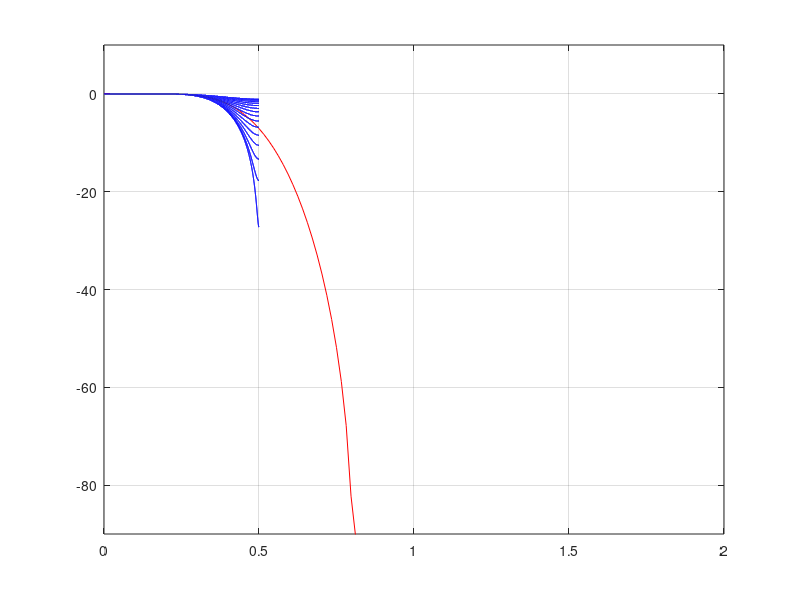
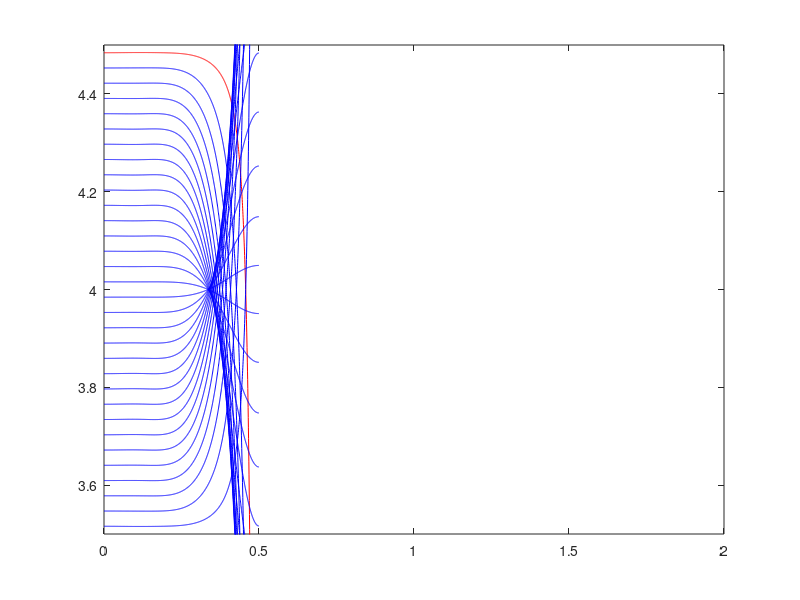
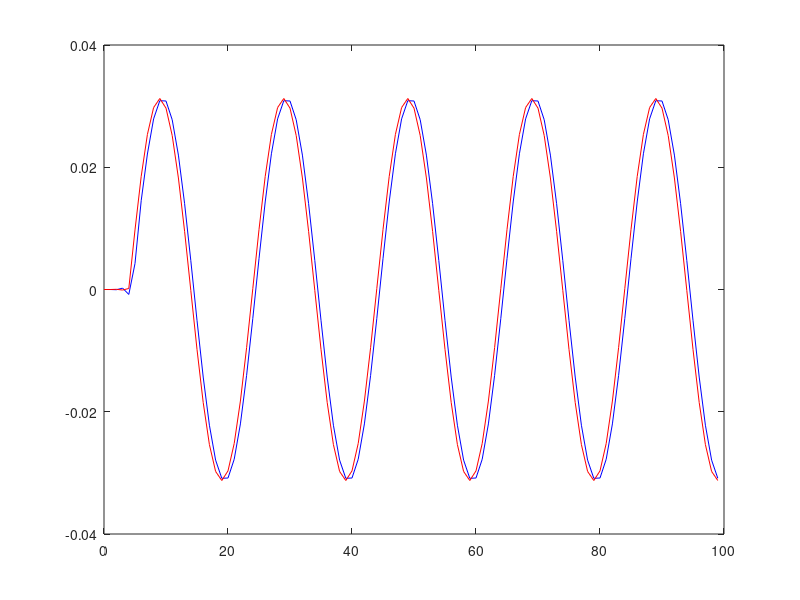

Write MATLAB code to recreate these figures, in order.
% This generates the filter coefficients for the resampler. The resampler accepts an
% input sample rate, fi, between of 2*fo > fi > fo, where fo is the output sample rate.

ds = 9;         % ds = data spread, fir taps used for each delay
ip = 32;        % ip = interpolation points, number of delays available within a sample
taps = ds*ip;   % total taps
order = taps-1;

fi = ip;        % fi is normalized to ip;
fn = fi/2;
fc = 0.5/fn;

writeFile = 0;

%win = chebwin(taps,50);
%win = nuttallwin(taps);
win = kaiser(taps,9);
%win = blackman(taps);
%win = gausswin(taps);
%win = bohmanwin(taps);
%win = tukeywin(taps,0.7);
h = fir1(order,fc,win);

[H w] = freqz(h,1,1024,fi);
%H = H/max(abs(H));
H = H + 1e-8;

% This is the undecimated response of the interpolation filter
figure(1);
plot(w,20*log10(abs(H)),'r'),grid
axis([0 2 -90 10]);


% Build the decimated response of each filter
decimator = kron(ones(1,ds),eye(ip));
gain = h*decimator';

hold on;
for i = (ip-ip):(ip-1)
    g = downsample(h,ip,i);
    [G w] = freqz(g,1,10240,fi/ip);
    %G = G/max(abs(G));
    G = G + 1e-8;
    plot(w,20*log10(ip*abs(G)),'b');
    end
hold off;

figure(2);

g = downsample(h,ip,0);
[G w] = grpdelay(g,1,1024,fi/ip);
plot(w,G,'r');
hold on;
for i = 1:(ip-1)
    g = downsample(h,ip,i);
    [G w] = grpdelay(g,1,1024,fi/ip);
    plot(w,G,'b');
    end
hold off;
axis([0 2 (ds/2 - 1) ds/2]);

k = 0:99;
x = sin(2*pi*(k)/20);
g = downsample(h,ip,0);
y = filter(g,1,x);
figure(3);
plot(k,y,'b');
hold on;
g = downsample(h,ip,16);
y = filter(g,1,x);
plot(k,y,'r');
hold off;


% Build the lookup table for the time offset calculation. It contains 1/x, where x
% is the input to the LUT.
x = 1:31;
x = ones(1,31)./x;
x = [1.0 x];
lut = round((2^17 - 1) .* x);
fid = fopen('reciprocalLut.coe','w');
fprintf(fid,'memory_initialization_radix=10;\n');
fprintf(fid,'memory_initialization_vector=\n');
fprintf(fid,'%d,\n',lut(1:31));
fprintf(fid,'%d;\n',lut(32));
fclose(fid);


if writeFile == 1
    %dcGain = ip;
    %gainAdjust = 2^(ceil(log2(dcGain)) - log2(dcGain));
    gainAdjust = ip;

    g = h(1:ip);
    g = gainAdjust .* g;
    g = round((2^17).*g);
    fid = fopen('resamplerTap0.coe','w');
    fprintf(fid,'memory_initialization_radix=10;\n');
    fprintf(fid,'memory_initialization_vector=\n');
    fprintf(fid,'%d,\n',g(1:ip-1));
    fprintf(fid,'%d;\n',g(ip));
    fclose(fid);

    g = h(ip+1:2*ip);
    g = gainAdjust .* g;
    g = round((2^17).*g);
    fid = fopen('resamplerTap1.coe','w');
    fprintf(fid,'memory_initialization_radix=10;\n');
    fprintf(fid,'memory_initialization_vector=\n');
    fprintf(fid,'%d,\n',g(1:ip-1));
    fprintf(fid,'%d;\n',g(ip));
    fclose(fid);

    g = h(2*ip+1:3*ip);
    g = gainAdjust .* g;
    g = round((2^17).*g);
    fid = fopen('resamplerTap2.coe','w');
    fprintf(fid,'memory_initialization_radix=10;\n');
    fprintf(fid,'memory_initialization_vector=\n');
    fprintf(fid,'%d,\n',g(1:ip-1));
    fprintf(fid,'%d;\n',g(ip));
    fclose(fid);

    g = h(3*ip+1:4*ip);
    g = gainAdjust .* g;
    g = round((2^17).*g);
    fid = fopen('resamplerTap3.coe','w');
    fprintf(fid,'memory_initialization_radix=10;\n');
    fprintf(fid,'memory_initialization_vector=\n');
    fprintf(fid,'%d,\n',g(1:ip-1));
    fprintf(fid,'%d;\n',g(ip));
    fclose(fid);

    g = h(4*ip+1:5*ip);
    g = gainAdjust .* g;
    g = round((2^17).*g);
    fid = fopen('resamplerTap4.coe','w');
    fprintf(fid,'memory_initialization_radix=10;\n');
    fprintf(fid,'memory_initialization_vector=\n');
    fprintf(fid,'%d,\n',g(1:ip-1));
    fprintf(fid,'%d;\n',g(ip));
    fclose(fid);

    g = h(5*ip+1:6*ip);
    g = gainAdjust .* g;
    g = round((2^17).*g);
    fid = fopen('resamplerTap5.coe','w');
    fprintf(fid,'memory_initialization_radix=10;\n');
    fprintf(fid,'memory_initialization_vector=\n');
    fprintf(fid,'%d,\n',g(1:ip-1));
    fprintf(fid,'%d;\n',g(ip));
    fclose(fid);

    g = h(6*ip+1:7*ip);
    g = gainAdjust .* g;
    g = round((2^17).*g);
    fid = fopen('resamplerTap6.coe','w');
    fprintf(fid,'memory_initialization_radix=10;\n');
    fprintf(fid,'memory_initialization_vector=\n');
    fprintf(fid,'%d,\n',g(1:ip-1));
    fprintf(fid,'%d;\n',g(ip));
    fclose(fid);

    g = h(7*ip+1:8*ip);
    g = gainAdjust .* g;
    g = round((2^17).*g);
    fid = fopen('resamplerTap7.coe','w');
    fprintf(fid,'memory_initialization_radix=10;\n');
    fprintf(fid,'memory_initialization_vector=\n');
    fprintf(fid,'%d,\n',g(1:ip-1));
    fprintf(fid,'%d;\n',g(ip));
    fclose(fid);

    g = h(8*ip+1:9*ip);
    g = gainAdjust .* g;
    g = round((2^17).*g);
    fid = fopen('resamplerTap8.coe','w');
    fprintf(fid,'memory_initialization_radix=10;\n');
    fprintf(fid,'memory_initialization_vector=\n');
    fprintf(fid,'%d,\n',g(1:ip-1));
    fprintf(fid,'%d;\n',g(ip));
    fclose(fid);

    end

